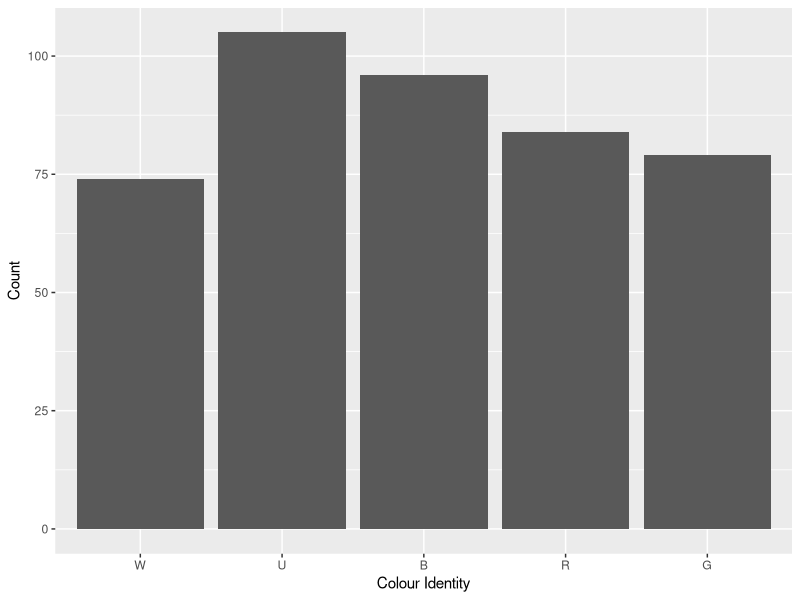
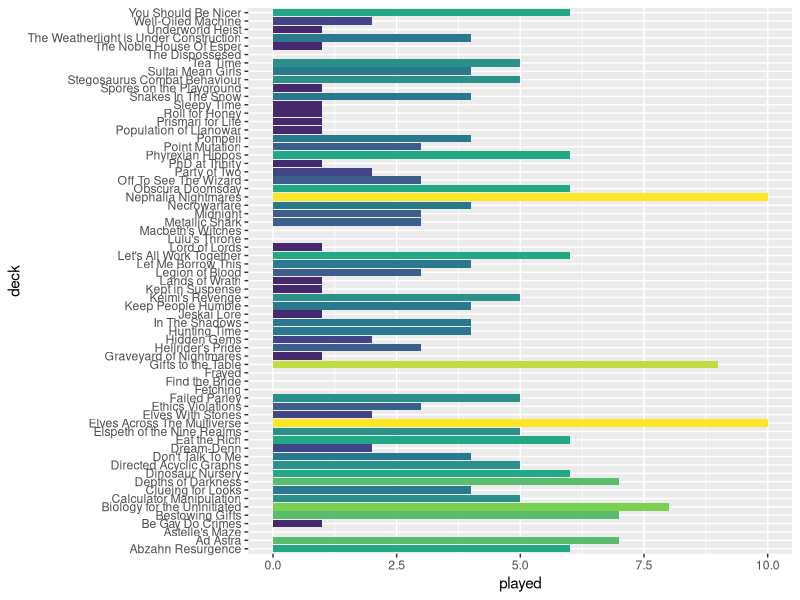
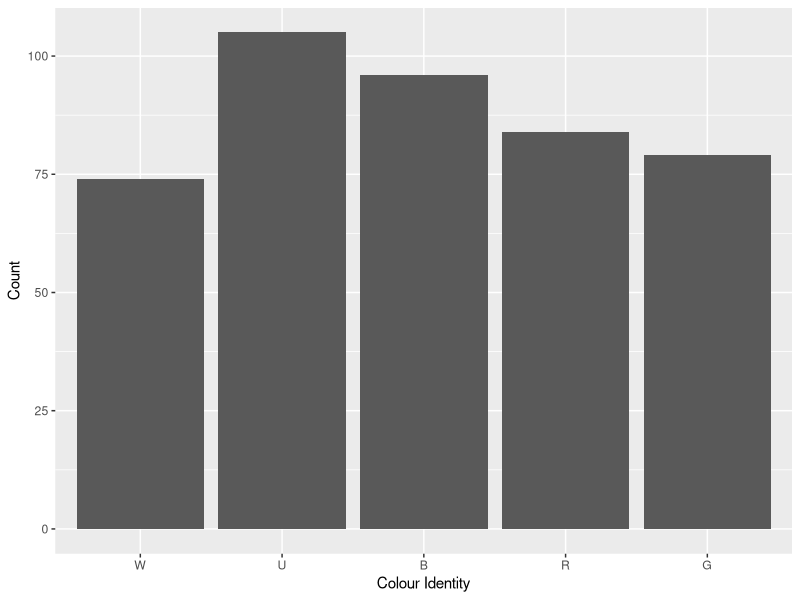
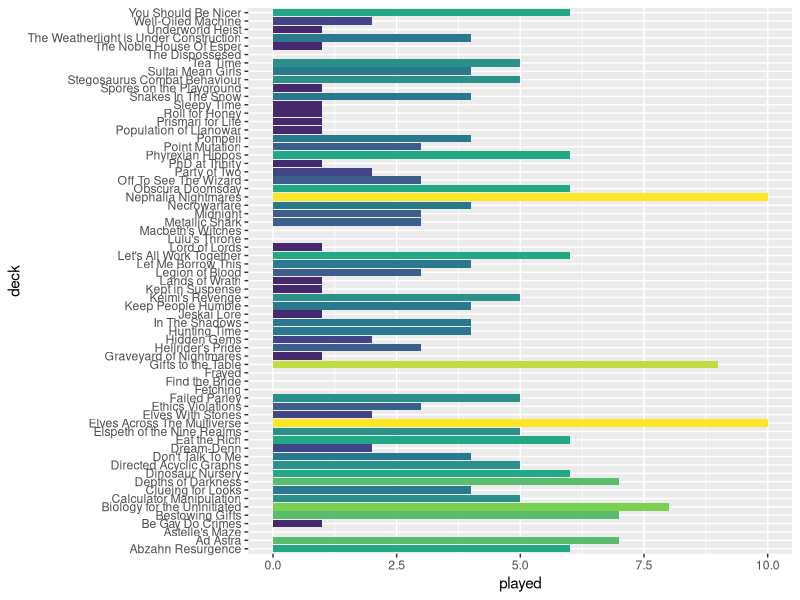

Here is the R script that generated these plots, in order:
library(forcats)
library(tidyverse)
library(viridis)

decks<-data.frame(structure(list(deck=character(),commander=character(),power=factor(),played=numeric(),priority=factor(),W=logical(),U=logical(),B=logical(),R=logical(),G=logical(),artist=character())))
decks<-decks%>%#priority 7: Tournament cEDH

  add_row(deck="Metallic Shark",commander="Shabraz & Brallin",power="9",played=3,priority="7",W=F,U=T,B=T,R=T,G=F,artist="Paul Scott Canavanm,Paul Scott Canavan")%>%  
  add_row(deck="Obscura Doomsday",commander="Toluz",power="10",played=6,priority="7",W=T,U=T,B=T,R=F,G=F,artist="Donato Giancola")%>% 
  add_row(deck="Pompeii",commander="Gallia",power="9",played=4,priority="7",W=F,U=F,B=F,R=T,G=T,artist="Johannes Voss")%>% 
  add_row(deck="Sultai Mean Girls",commander="Sidisi",power="9",played=4,priority="7",W=F,U=T,B=T,R=F,G=T,artist="Karl Kopinski")%>%
  add_row(deck="The Weatherlight is Under Construction",commander="Jhoira",power="9",played=4,priority="7",W=F,U=T,B=F,R=T,G=F,artist="Lisa Heidhoff")%>%
  add_row(deck="Underworld Heist",commander="Cormela",power="9",played=1,priority="7",W=F,U=T,B=T,R=T,G=F,artist="Bram Sels")%>%# priority 6: LGS high power 
  add_row(deck="Depths of Darkness",commander="Thrasios & Reyhan",power="7",played=7,priority="6",W=F,U=T,B=T,R=F,G=T,artist="Josu Hernaiz,Chris Rallis") %>%
  add_row(deck="Nephalia Nightmares",commander="Jeleva",power="7",played=10,priority="6",W=F,U=T,B=T,R=T,G=F,artist="Cynthia Sheppard")%>% 
  # priority 5: LGS low power 
  add_row(deck="Astelle's Maze",commander="Nine-Fingers Keene",power="5",played=0,priority="5",W=F,U=T,B=T,R=F,G=T,artist="Nils Hamm")%>%
  add_row(deck="Ethics Violations",commander="Volrath",power="6",played=3,priority="5",W=F,U=T,B=T,R=F,G=T,artist="Heonhwa Choe")%>%
  add_row(deck="Failed Parley",commander="Phabine",power="5",played=5,priority="5",W=F,U=T,B=T,R=F,G=T,artist="Ryan Pancoast")%>%
  add_row(deck="Gifts to the Table",commander="Parnesse",power="6",played=9,priority="2",W=F,U=T,B=T,R=T,G=F,artist="Svetlin Velinov")%>%
  add_row(deck="Graveyard of Nightmares",commander="Beamtown Bullies",power="5",played=1,priority="5",W=F,U=F,B=T,R=T,G=T,artist="Tyler Jacobson")%>%
  add_row(deck="Hellrider's Pride",commander="Zevlor",power="5",played=3,priority="5",W=F,U=T,B=T,R=T,G=F,artist="David Rapoza")%>%
  add_row(deck="Keep People Humble",commander="Ivy",power="5",played=4,priority="5",W=F,U=T,B=F,R=F,G=T,artist="Evyn Fong") %>% 
  add_row(deck="Let Me Borrow This",commander="Yasova",power="5",played=4,priority="5",W=F,U=T,B=T,R=T,G=F,artist="Winona Nelson")%>%
  add_row(deck="Let's All Work Together",commander="Sen Triplets",power="6",played=6,priority="5",W=T,U=T,B=T,R=F,G=F,artist="Greg Staples")%>%
  add_row(deck="Party of Two",commander="Minthara",power="5",played=2,priority="5",W=T,U=F,B=T,R=F,G=F,artist="Evyn Fong")%>%
  add_row(deck="Point Mutation",commander="Otrimi",power="5",played=3,priority="5",W=T,U=T,B=F,R=F,G=T,artist="Victor Adame Minguez") %>%
  # priority 4: non-tournament cEDH 
  add_row(deck="Macbeth's Witches",commander="Jeska & Tymna",power="9",played=0,priority="4",W=T,U=F,B=T,R=T,G=F,artist="Yongjae Choi,Winona Nelson")%>% 
  add_row(deck="PhD at Trinity",commander="Marath",power="9",played=1,priority="4",W=T,U=F,B=F,R=T,G=T,artist="Tyler Jacobson")%>% 
  # priority 3: pauper 
  add_row(deck="Challenger",commander="Mr Orfeo",power="4",played=1,priority="1",W=F,U=F,B=T,R=T,G=T,artist="Daarken")%>%
  # priority 2: Casual and Proxied 
  add_row(deck="Abzahn Resurgence",commander="Daghatar",power="6",played=6,priority="2",W=T,U=F,B=T,R=F,G=T,artist="Zack Stella")%>%
  add_row(deck="Ad Astra",commander="Belbe",power="8",played=7,priority="2",W=F,U=F,B=T,R=F,G=T,artist="Igor Kieryluk")%>%
  add_row(deck="Be Gay Do Crimes",commander="Vadrik",power="5",played=1,priority="2",W=F,U=T,B=F,R=T,G=F,artist="Kieran Yanner")%>%
  add_row(deck="Bestowing Gifts",commander="Kestia",power="5",played=7,priority="2",W=F,U=T,B=F,R=F,G=T,artist="Zezhou Chen")%>%
  add_row(deck="Biology for the Uninitiated",commander="Runo",power="5",played=8,priority="2",W=F,U=T,B=T,R=F,G=F,artist="Xiaobotong")%>%  
  add_row(deck="Calculator Manipulation",commander="Obeka",power="6",played=5,priority="2",W=F,U=T,B=T,R=T,G=F,artist="Jesper Ejsing")%>% 
  add_row(deck="Clueing for Looks",commander="Amareth",power="5",played=4,priority="5",W=T,U=T,B=F,R=F,G=T,artist="Lie Setiawan")%>% 
  add_row(deck="Dinosaur Nursery",commander="Gavi",power="6",played=6,priority="2",W=T,U=T,B=F,R=T,G=F,artist="Randy Vargas")%>%  
  add_row(deck="Directed Acyclic Graphs",commander="Alesha",power="5",played=5,priority="2",W=T,U=F,B=T,R=T,G=F,artist="Winona Nelson")%>%  
  add_row(deck="Don't Talk To Me",commander="Florian",power="5",played=4,priority="2",W=F,U=F,B=T,R=T,G=F,artist="Justine Cruz")%>% 
  add_row(deck="Dream-Denn",commander="Killian with Lurrus",power="5",played=2,priority="2",W=T,U=F,B=T,R=F,G=F,artist="Ryan Pancoast,Slawomir Maniak")%>%  
  add_row(deck="Eat the Rich",commander="Silvar & Trynn",power="6",played=6,priority="2",W=T,U=F,B=T,R=T,G=F,artist="Jesper Ejsing,Jesper Ejsing")%>%
  add_row(deck="Elspeth of the Nine Realms",commander="Koll",power="7",played=5,priority="2",W=T,U=F,B=F,R=T,G=F,artist="Bram Sels")%>%  
  add_row(deck="Elves Across The Multiverse",commander="Abomination of Llanowar",power="7",played=10,priority="2",W=F,U=F,B=T,R=F,G=T,artist="Vincent Proce")%>%  
  add_row(deck="Elves With Stones",commander="Akiri & Miara",power="6",played=2,priority="2",W=T,U=F,B=T,R=T,G=F,artist="David Gaillet,Johannes Voss")%>%  
  add_row(deck="Hidden Gems",commander="Kadena",power="5",played=2,priority="2",W=F,U=T,B=T,R=F,G=T,artist="Caio Monteiro")%>%
  add_row(deck="Hunting Time",commander="Neyith",power="6",played=4,priority="2",W=F,U=F,B=F,R=T,G=T,artist="Magali Villeneuve")%>%
  add_row(deck="In The Shadows",commander="Yennett",power="5",played=4,priority="2",W=T,U=T,B=T,R=F,G=F,artist="Chris Rahn")%>%
  add_row(deck="Jeskai Lore",commander="Shu Yun",power="5",played=1,priority="2",W=T,U=T,B=F,R=T,G=F,artist="David Gaillet")%>%
  add_row(deck="Keimi's Revenge",commander="Tatsunari",power="5",played=5,priority="2",W=F,U=T,B=T,R=F,G=T,artist="Justine Cruz")%>%
  add_row(deck="Kept in Suspense",commander="Illuna",power="5",played=1,priority="2",W=F,U=T,B=F,R=T,G=T,artist="Chris Rahn")%>%
  add_row(deck="Knives Out, Yavimaya!",commander="Meria",power="5",played=1,priority="1",W=F,U=F,B=F,R=T,G=T,artist="Aurore Folny")%>%
  add_row(deck="Lands of Wrath",commander="Aurelia",power="5",played=1,priority="2",W=T,U=F,B=F,R=T,G=F,artist="Slawomir Maniak")%>%  
  add_row(deck="Legion of Blood",commander="Licia",power="6",played=3,priority="2",W=T,U=F,B=T,R=T,G=F,artist="Magali Villeneuve")%>%  
  add_row(deck="Lord of Lords",commander="Miirym",power="5",played=1,priority="2",W=F,U=T,B=F,R=T,G=T,artist="Kekai Kotaki")%>%  
  add_row(deck="Midnight",commander="Nekusar",power="5",played=3,priority="2",W=F,U=T,B=T,R=T,G=F,artist="Mark Winters")%>%
  add_row(deck="Necrowarfare",commander="Gisa and Geralf",power="5",played=4,priority="2",W=F,U=T,B=T,R=F,G=F,artist="Karla Ortiz")%>%
  add_row(deck="Off To See The Wizard",commander="Inalla",power="5",played=3,priority="2",W=F,U=T,B=T,R=T,G=F,artist="Yongjae Choi")%>%
  add_row(deck="Phyrexian Hippos",commander="Perrie with Keruga",power="6",played=6,priority="2",W=T,U=T,B=F,R=F,G=T,artist="Joshua Raphael,Dan Scott") %>%
  add_row(deck="Population of Llanowar",commander="Allenal",power="5",played=1,priority="2",W=T,U=T,B=F,R=F,G=F,artist="Carly Mazur")%>%
  add_row(deck="Prismari for Life",commander="Galazeth Prismari",power="5",played=1,priority="2",W=F,U=T,B=F,R=T,G=F,artist="Iain McCaig")%>%
  add_row(deck="Roll for Honey",commander="Xira",power="5",played=1,priority="2",W=F,U=F,B=T,R=T,G=T,artist="Mila Pesic") %>%
  add_row(deck="Snakes In The Snow",commander="Jorn",power="6",played=4,priority="2",W=F,U=T,B=T,R=F,G=T,artist="Magali Villeneuve") %>%
  add_row(deck="Spores on the Playground",commander="Tana & Keskit",power="5",played=1,priority="2",W=F,U=T,B=T,R=F,G=T,artist="Magali Villeneuve,Yongjae Choi") %>% 
  add_row(deck="Stegosaurus Combat Behaviour",commander="Kalamax",power="2",played=5,priority="2",W=F,U=T,B=F,R=T,G=T,artist="Nicholas Gregory") %>%
  add_row(deck="Tea Time",commander="Dina",power="8",played=5,priority="2",W=F,U=F,B=T,R=F,G=T,artist="Chris Rahn")%>%
  add_row(deck="The Noble House Of Esper",commander="Sydri",power="5",played=1,priority="2",W=T,U=T,B=T,R=F,G=F,artist="Therese Nielsen")%>%
  add_row(deck="Weather The Storm",commander="Trelasarra",power="5",played=0,priority="1",W=T,U=F,B=F,R=F,G=T,artist="Kieran Yanner")%>%
  add_row(deck="You Should Be Nicer",commander="Atla",power="6",played=6,priority="2",W=T,U=F,B=F,R=T,G=T,artist="Ekaterina Burmak")%>%  #priority 1: unsleeved and unfinished
  add_row(deck="Allies of the Realm",commander="Bruse & Thrasios",power="5",played=0,priority="1",W=T,U=T,B=F,R=T,G=T,artist="Anthony Palumbo,Josu Hernaiz")%>%
  add_row(deck="Amphibian Hugs",commander="Gor Muldrak",power="5",played=0,priority="1",W=F,U=T,B=F,R=F,G=T,artist="Steven Belledin")%>%
  add_row(deck="And They Were Roommates!",commander="Halana and Alena",power="5",played=0,priority="1",W=F,U=F,B=F,R=T,G=T,artist="Jason Rainville")%>%
  add_row(deck="At War",commander="Anax and Cymede",power="5",played=0,priority="1",W=T,U=F,B=F,R=T,G=F,artist="Willian Murai")%>%
  add_row(deck="Baby Bears",commander="Ruxa",power="5",played=0,priority="1",W=F,U=F,B=F,R=F,G=T,artist="Ilse Gort")%>%
  add_row(deck="Backstreet's Back",commander="Alena & Ravos",power="5",played=0,priority="1",W=T,U=F,B=T,R=T,G=F,artist="Zoltan Boros,Carmen Sinek")%>%
  add_row(deck="Bad Girl",commander="Auntie Blyte",power="5",played=0,priority="1",W=F,U=F,B=F,R=T,G=F,artist="Tatiana Kirgetova")%>%
  add_row(deck="Bad Vibes",commander="Mishra",power="5",played=0,priority="1",W=F,U=T,B=T,R=T,G=F,artist="Randy Vargas")%>%
  add_row(deck="Biggest Butts",commander="Sidar & Tevesh",power="6",played=0,priority="1",W=T,U=F,B=T,R=F,G=T,artist="Ryan Alexander Lee,Livia Prima")%>%
  add_row(deck="Bi Disasters",commander="Kamber & Laurine",power="5",played=0,priority="1",W=F,U=F,B=T,R=T,G=F,artist="Andrey Kuzinskiy,Andrey Kuzinskiy")%>%
  add_row(deck="Burnt Eart",commander="Erinis",power="5",played=0,priority="1",W=F,U=F,B=F,R=T,G=T,artist="Ioannis Fiore")%>%
  add_row(deck="Champion",commander="Mr. Orfeo",power="5",played=0,priority="1",W=F,U=F,B=T,R=T,G=T,artist="Justin Hernandez & Alexis Hernandez")%>%
  add_row(deck="Chaos for Everybody",commander="Sol'kanar",power="4",played=0,priority="1",W=F,U=T,B=T,R=T,G=F,artist="Richard Kane Ferguson")%>% 
  add_row(deck="Cloudy",commander="Vadrok",power="5",played=0,priority="1",W=T,U=T,B=F,R=T,G=F,artist="Jedruszek")%>% 
  add_row(deck="Collector's Edition",commander="Pharika",power="5",played=0,priority="1",W=F,U=F,B=T,R=F,G=T,artist="Jason A. Engle")%>% 
  add_row(deck="Council In Session",commander="Tivit",power="6",played=0,priority="1",W=T,U=T,B=T,R=F,G=F,artist="Chris Rahn")%>% 
  add_row(deck="Cull The Unworthy",commander="Tasigur",power="5",played=0,priority="1",W=F,U=T,B=T,R=F,G=T,artist="Chris Rahn")%>% 
  add_row(deck="Cursed Gold",commander="Lynde",power="4",played=0,priority="1",W=F,U=T,B=F,R=T,G=F,artist="Anna Steinbauer")%>%  
  add_row(deck="Dawnheart Graveyard",commander="Kathilda",power="5",played=0,priority="1",W=T,U=F,B=F,R=F,G=T,artist="Byran Sola")%>%
  add_row(deck="Defending Fblthp",commander="Fblthp",power="4",played=0,priority="1",W=F,U=T,B=F,R=F,G=F,artist="Jesper Ejsing")%>%
  add_row(deck="Descend into Madness",commander="Anhelo",power="4",played=0,priority="1",W=F,U=T,B=T,R=T,G=F,artist="Aurore Folny")%>%
  add_row(deck="Destiny & Chicken",commander="Khorvath & Sylvia",power="5",played=0,priority="1",W=T,U=F,B=F,R=T,G=F,artist="Carmen Sinek,Carmen Sinek")%>%
  add_row(deck="Distinguished Lesbians",commander="Beckett-Brass",power="5",played=0,priority="1",W=F,U=T,B=T,R=T,G=F,artist="Jason Rainville")%>%
  add_row(deck="Dominarian Waters",commander="Raff",power="5",played=0,priority="1",W=T,U=T,B=F,R=F,G=F,artist="Ivan Shavrin")%>% 
  add_row(deck="Doomsday Experiment",commander="Jan",power="9",played=0,priority="1",W=T,U=F,B=T,R=T,G=F,artist="Vladimir Krisetskiy")%>%
  add_row(deck="Doves & Peace",commander="Lavinia",power="9",played=0,priority="1",W=T,U=T,B=F,R=F,G=F,artist="Steven Belledin")%>% 
  add_row(deck="Drakes of Shandalar",commander="Alandra",power="5",played=0,priority="1",W=F,U=T,B=F,R=F,G=F,artist="Caroline Gariba")%>% 
  add_row(deck="Dynaheir's Honour Guard",commander="Dynaheir with Zira",power="5",played=0,priority="1",W=T,U=T,B=F,R=T,G=F,artist="Caroline Gariba,Jesper Ejsing")%>%   
  add_row(deck="Elven Garden",commander="Kianne",power="5",played=0,priority="1",W=F,U=T,B=F,R=F,G=T,artist="Ryan Pancoast")%>% 
  add_row(deck="Elvish Scavengers",commander="Nath",power="5",played=0,priority="1",W=F,U=F,B=T,R=F,G=T,artist="Kev Walker")%>% 
  add_row(deck="Exalted Glimpses",commander="Ayesha",power="5",played=0,priority="1",W=T,U=T,B=F,R=F,G=F,artist="Aurore Folny")%>%  
  add_row(deck="Exiled to Grixis",commander="Sedris",power="5",played=0,priority="1",W=F,U=T,B=T,R=T,G=F,artist="Ian Miller")%>%   
  add_row(deck="Faceless Weapons",commander="Vhal & Faceless One",power="5",played=0,priority="1",W=F,U=T,B=F,R=T,G=F,artist="David Gaillet,Gaboleps")%>% 
  add_row(deck="Fairytale Beast",commander="Uril",power="5",played=0,priority="1",W=F,U=T,B=T,R=F,G=T,artist="Jaime Jones")%>%
  add_row(deck="Field Ecology",commander="Lonis",power="6",played=0,priority="1",W=F,U=T,B=F,R=F,G=T,artist="Andrew Mar")%>%
  add_row(deck="Forest Awaken",commander="Anthousa",power="5",played=0,priority="1",W=F,U=F,B=F,R=F,G=T,artist="Howard Lyon")%>%
  add_row(deck="Friendship is Magic",commander="Tolsimir",power="5",played=0,priority="1",W=T,U=F,B=F,R=F,G=T,artist="Ryan Pancoast")%>%
  add_row(deck="Gaslight, Gatekeep, Girlboss",commander="Queen Marchesa",power="5",played=0,priority="1",W=T,U=F,B=T,R=T,G=F,artist="Peter Diamond")%>%
  add_row(deck="Gender is a Construct",commander="Alharu & Silas",power="5",played=0,priority="1",W=T,U=T,B=T,R=F,G=F,artist="Chris Rallis,Joseph Meehan")%>%
  add_row(deck="Giving Goats Away",commander="Zedruu",power="5",played=0,priority="1",W=T,U=T,B=F,R=T,G=F,artist="Mark Zug")%>%
  add_row(deck="Golem Zoology",commander="Ich-Tekik & Silas",power="5",played=0,priority="1",W=F,U=T,B=T,R=F,G=T, artist="Aleksi Briclot,Joseph Meehan")%>%
  add_row(deck="Gorm just wants to be held",commander="Virtus & Gorm",power="5",played=0,priority="1",W=F,U=F,B=T,R=F,G=T,artist="Johann Bodin,Johann Bodin")%>%
  add_row(deck="Graveyard Loops",commander="Varolz",power="5",played=0,priority="1",W=F,U=F,B=T,R=F,G=T,artist="Adam Paquette")%>%
  add_row(deck="Here Be Dragons",commander="Kykar",power="5",played=0,priority="1",W=T,U=T,B=F,R=T,G=F,artist="G-host Lee")%>%
  add_row(deck="Hush Now",commander="Kels",power="5",played=0,priority="1",W=F,U=T,B=T,R=F,G=F,artist="Magali Villeneuve")%>%
  add_row(deck="Hybrid Zone Ascendancy",commander="Rocco",power="5",played=0,priority="1",W=T,U=F,B=F,R=T,G=T,artist="Alix Branwyn")%>%
  add_row(deck="Illusions of Grandeur",commander="Tuvasa",power="5",played=0,priority="1",W=T,U=T,B=F,R=F,G=T,artist="Eric Deschamps")%>%
  add_row(deck="In a Flash",commander="Nymris",power="5",played=0,priority="1",W=F,U=T,B=T,R=F,G=F,artist="Johannes Voss")%>%
  add_row(deck="Itsy Bitsy Graveyard",commander="Ishkanah",power="5",played=0,priority="1",W=F,U=F,B=T,R=F,G=T,artist="Christine Choi")%>%
  add_row(deck="Jasmine Reads Adventures",commander="Jasmine",power="5",played=0,priority="1",W=T,U=F,B=F,R=F,G=T,artist="Bastien L. Deharme")%>%

  add_row(deck="Kithkin War",commander="Vikya",power="5",played=0,priority="1",W=T,U=F,B=F,R=T,G=F,artist="Zoltan Boros")%>%
  add_row(deck="Knights of the Shire",commander="Mazzy",power="5",played=0,priority="1",W=T,U=F,B=F,R=T,G=T,artist="Justyna Dura")%>%
  add_row(deck="Just a Glimpse",commander="Kenessos",power="5",played=0,priority="1",W=F,U=T,B=F,R=F,G=T,artist="Joshua Raphael")%>%
  add_row(deck="Leave Me Alone",commander="Xantcha",power="5",played=0,priority="1",W=F,U=F,B=T,R=T,G=0,artist="Mark Winters")%>%  
  add_row(deck="Maelstorm Angels",commander="Jenson",power="5",played=0,priority="1",W=T,U=T,B=T,R=T,G=T,artist="Livia Prima")%>%
  add_row(deck="Marine Genomics",commander="Damia",power="5",played=0,priority="1",W=F,U=T,B=T,R=F,G=T,artist="Steve Argyle")%>%
  add_row(deck="Midnight",commander="Nekusar",power="5",played=0,priority="1",W=T,U=T,B=T,R=T,G=F,artist="Mark Winters")%>%
  add_row(deck="Misery Business",commander="Queza",power="5",played=0,priority="1",W=T,U=T,B=T,R=F,G=F,artist="Julie Dillon")%>%
  add_row(deck="Necromancy in the Kitchen",commander="Colfenor",power="5",played=0,priority="1",W=F,U=T,B=T,R=F,G=T,artist="Filip Burburan")%>%
  add_row(deck="News of the Day",commander="Denry Klin",power="5",played=0,priority="1",W=T,U=T,B=F,R=F,G=F,artist="Aaron J. Riley")%>%
  add_row(deck="No Waking Up",commander="Nethroi with Kaheera",power="5",played=0,priority="1",W=T,U=F,B=T,R=F,G=T, artist="Slawomir Maniak,Ryan Pancoast")%>%
  add_row(deck="No, You Don't",commander="Merieke",power="5",played=0,priority="1",W=T,U=T,B=T,R=F,G=F,artist="Heather Hudson")%>%
  add_row(deck="Over The Hills",commander="Rubinia",power="5",played=0,priority="1",W=T,U=T,B=F,R=F,G=T,artist="Cynthia Sheppard")%>%
  add_row(deck="Painting Elves",commander="Kalain",power="5",played=0,priority="1",W=F,U=F,B=T,R=T,G=F,artist="Justine Cruz")%>%
  add_row(deck="Palaeovirology",commander="Mimeoplasm",power="5",played=0,priority="1",W=F,U=T,B=T,R=F,G=T,artist="Svetlin Velinov")%>%
  add_row(deck="Peace Amongst Dragons",commander="Phenax",power="5",played=0,priority="1",W=F,U=T,B=F,R=F,G=F,artist="Ryan Barger")%>%
  add_row(deck="Pillaging Ghosts",commander="Ramirez",power="5",played=0,priority="1",W=T,U=T,B=F,R=F,G=F,artist="Anna Steinbauer")%>%
  add_row(deck="Playing in the Snow",commander="Isu",power="5",played=0,priority="1",W=T,U=T,B=F,R=F,G=T,artist="Victor Adame Minguez")%>%
  add_row(deck="Poor Little Goblins",commander="Gut",power="4",played=0,priority="1",W=F,U=F,B=T,R=T,G=F,artist="Wayne Reynolds")%>% 
  add_row(deck="Pot of Honey",commander="Wilson & Feywild Visitor",power="5",played=0,priority="1",W=T,U=T,B=F,R=F,G=F,artist="Ilse Gort,Johann Bodin")%>%
  add_row(deck="Pride was a Riot",commander="Kynaios & Tiro",power="5",played=0,priority="1",W=T,U=T,B=F,R=T,G=T,artist="Willian Murai")%>%
  add_row(deck="Pyramid of Zombies",commander="Temmet",power="5",played=0,priority="1",W=T,U=T,B=F,R=F,G=F,artist="Anna Steinbauer")%>%
  add_row(deck="Release the Gremlins",commander="Wasitora",power="5",played=0,priority="1",W=F,U=F,B=T,R=T,G=T,artist="Cynthia Sheppard") %>%
  add_row(deck="Remember, Remember",commander="Geist of Saint Traft",power="5",played=0,priority="1",W=F,U=T,B=T,R=F,G=T,artist="Igor Kieryluk") %>%
  add_row(deck="Remember the Fallen",commander="Rayami",power="5",played=0,priority="1",W=F,U=T,B=T,R=F,G=T,artist="Kieran Yanner") %>%
  add_row(deck="Responsible Fieldwork",commander="Quintorius",power="5",played=0,priority="1",W=T,U=F,B=F,R=T,G=F,artist="Bryan Sola")%>%
  add_row(deck="Return from the Deep",commander="Vohar",power="5",played=0,priority="1",W=F,U=T,B=T,R=F,G=F,artist="Nino Vecia") %>%
  add_row(deck="Rogues in the Night",commander="Krydle",power="5",played=0,priority="1",W=F,U=T,B=F,R=F,G=F,artist="Bryan Sola")%>%
  add_row(deck="Royal Snowball",commander="Queen Marchesa",power="8",played=0,priority="1",W=T,U=F,B=T,R=T,G=F,artist="Kieran Yanner")%>%
  add_row(deck="Runic Lore",commander="Gretchen",power="9",played=0,priority="1",W=F,U=T,B=F,R=T,G=T,artist="Mila Pesic")%>%
  add_row(deck="Sands of the Forgotten",commander="Hazezon",power="5",played=0,priority="1",W=T,U=F,B=F,R=T,G=T,artist="Bryan Sola") %>%
  add_row(deck="Searching...",commander="Etrata",power="5",played=0,priority="1",W=F,U=T,B=F,R=F,G=F,artist="Bastien L. Deharme")%>%
  add_row(deck="Second Breakfast",commander="Piru",power="5",played=0,priority="1",W=T,U=F,B=T,R=T,G=F,artist="Greg Staples") %>%
  add_row(deck="Shattergang Revenge",commander="Shattergang",power="6",played=0,priority="1",W=F,U=F,B=T,R=T,G=T,artist="Kev Walker")%>%
  add_row(deck="Shrines to the Death",commander="Ghen",power="6",played=0,priority="1",W=T,U=F,B=T,R=T,G=F,artist="Kieran Yanner")%>%
  add_row(deck="Sleepy Time",commander="Timin & Rhoda",power="5",played=1,priority="0",W=T,U=T,B=F,R=F,G=F,artist="Randy Vargas,Randy Vargas")%>%
  add_row(deck="Solve for X",commander="Zaxara",power="5",played=0,priority="1",W=F,U=T,B=T,R=F,G=T,artist="Simon Dominic") %>%
  add_row(deck="Stromkirk Vampires",commander="Evelyn",power="5",played=0,priority="1",W=F,U=T,B=T,R=T,G=F,artist="Marta Nael") %>%
  add_row(deck="The Ashnod Institute for Myr Research",commander="Ashnod",power="5",played=0,priority="1",W=F,U=T,B=T,R=T,G=F,artist="Kieran Yanner")%>%
  add_row(deck="The Stacl is Your Wonderland",commander="Neera",power="5",played=0,priority="1",W=F,U=T,B=F,R=T,G=F,artist="Pauline Voss")%>%
  add_row(deck="The Saga of Abdel",commander="Abdel & Cloakwood Hermit",power="5",played=0,priority="1",W=T,U=F,B=F,R=F,G=T,artist="Karl Kopinski,Karl Kopinski")%>%  
  add_row(deck="There Can Only Be One Guardian",commander="Ghave",power="5",played=0,priority="1",W=T,U=F,B=T,R=F,G=T,artist="James Paick")%>%  
  add_row(deck="Tron Union",commander="Self-Assembler",power="5",played=0,priority="1",W=F,U=F,B=F,R=F,G=F,artist="Toraji")%>%  
  add_row(deck="True Love",commander="Regna & Krav",power="5",played=0,priority="1",W=T,U=F,B=T,R=F,G=F,artist="Randy Vargas,Randy Vargas")%>%  
  add_row(deck="Trust the Process",commander="Ukkima & Cazur",power="9",played=0,priority="1",W=F,U=T,B=T,R=F,G=T,artist="Daarken,Daarken")%>%
  add_row(deck="The Secret Life of Hell",commander="Raphael",power="5",played=0,priority="1",W=F,U=F,B=T,R=T,G=F,artist="Livia Prima")%>%  
  add_row(deck="Undercity Expedition",commander="Tocasia",power="5",played=0,priority="1",W=T,U=T,B=F,R=F,G=T,artist="Lie Setiawan")%>%  
  add_row(deck="Unspeakable Horrors",commander="Kodama & Ghost of Ramirez",power="5",played=0,priority="1",W=F,U=T,B=F,R=F,G=T,artist="Daarken,Grzegorz Rutkowski")%>%  
  add_row(deck="Welcome to the Circus",commander="Magar",power="5",played=0,priority="1",W=F,U=F,B=T,R=T,G=F,artist="Tomek Larek")%>%
  add_row(deck="Where Are My Lesbians?",commander="Ikra & Kydele ",power="5",played=0,priority="1",W=F,U=T,B=T,R=F,G=T,artist="Josu Hernaiz,Bastien L. Deharme")%>%
  add_row(deck="Wizards of the Land",commander="Zimone",power="5",played=0,priority="1",W=F,U=T,B=F,R=F,G=T,artist="Ryan Pancoast")%>%
  add_row(deck="Women in STEM",commander="Sophina & Cecily",power="5",played=0,priority="1",W=T,U=T,B=T,R=T,G=F,artist="Bartek Fedyczak,Anastasia Balakchina")%>%
  add_row(deck="You're Gonna Need Some Secularism",commander="Sarevok with Noble Heritage0",power="5",played=0,priority="1",W=T,U=F,B=T,R=F,G=F,artist="Ben Hill,Dallas Williams")%>%# priority: 0 no buying cards for this (proxy free)
  add_row(deck="Fetching",commander="Pako & Haldane",power="5",played=0,priority="0",W=F,U=T,B=F,R=T,G=T,artist="Manuel Castañón,Manuel Castañón")%>%
  add_row(deck="Find the Bride",commander="Korvold",power="5",played=0,priority="0",W=F,U=F,B=T,R=T,G=T,artist="Wisnu Tan")%>%
  add_row(deck="Frayed",commander="Eruth",power="5",played=0,priority="0",W=F,U=T,B=F,R=T,G=F,artist="Paul Jackson")%>%
  add_row(deck="Lulu's Throne",commander="Lulu & Feywild Visitor",power="5",played=0,priority="0",W=T,U=T,B=F,R=F,G=0,artist="Jakob Eirich,Johann Bodin")%>%
  add_row(deck="The Dispossesed",commander="Meren",power="5",played=0,priority="0",W=T,U=T,B=T,R=T,G=F,artist="Mark Winters")%>%
  add_row(deck="Top of the World",commander="Elsha of the Inifinte",power="5",played=0,priority="1",W=T,U=T,B=F,R=T,G=F,artist="G-host Lee")%>%
  add_row(deck="Well-Oiled Machine",commander="Rona",power="5",played=2,priority="0",W=F,U=T,B=T,R=F,G=F,artist="Ryan Alexander Lee")%>%# priority: NA retired 
add_row(deck="Hot Girl Summer",commander="Jeska & Tymna",power="9",played=12,priority=NA,W=T,U=F,B=T,R=T,G=F,artist="Yongjae Choi,Winona Nelson")

decks%>%filter(W==T & B==T & R==T)
# colour distibution
W<-decks%>%filter(W==T)%>%count()%>%pull(n)
U<-decks%>%filter(U==T)%>%count()%>%pull(n)
B<-decks%>%filter(B==T)%>%count()%>%pull(n)
R<-decks%>%filter(R==T)%>%count()%>%pull(n)
G<-decks%>%filter(G==T)%>%count()%>%pull(n)
colour<-c(W,U,B,R,G)
identity<-c("W","U","B","R","G")
colours<-cbind(colour,identity)
colours<-as.data.frame(colours)
colours<-colours%>%mutate(colour=as.numeric(colour))
col<-colours%>%ggplot(aes(x=fct_inorder(identity),colour))+
          geom_bar(stat="identity")+
          xlab("Colour Identity")+
          ylab("Count")
col 
ggsave("col.png")

#deck stats 
games<-decks%>%filter(priority!="1"&!is.na(priority))%>%ggplot(aes(played,deck,fill=played))+
        geom_bar(stat="identity")+
        scale_fill_viridis_c()+
        theme(legend.position="none")
games
ggsave(filename ="played.png",width=3000,height =2255, dpi=300,units="px",device='png')
head(decks)
# powerlevel
decks%>%filter(priority!="0")%>%group_by(power)%>%count()
# playable decks
decks%>%filter(priority!="1"&!is.na(priority))%>%count()

buildme<-decks%>%filter(priority=="1")
buildme%>%pull(commander)
# wishlist (This is currently a little behind)

proxies<- as.data.frame(read.csv("proxies.csv",header=T))
proxies%>%dplyr::filter(str_detect(Decks,"Atla Palani"))%>%pull(Card)# example looking for cards I need to Atla 

artists<-decks%>%separate_rows(artist,sep=',')%>%group_by(artist)%>%summarise(n=n())%>%arrange(desc(n))
artists
decks%>%dplyr::filter(str_detect(artist,"Jesper Ejsing"))%>%arrange(commander)%>%pull(commander)

# filter by colour
decks%>%dplyr::filter(B==T)%>%pull(commander)
